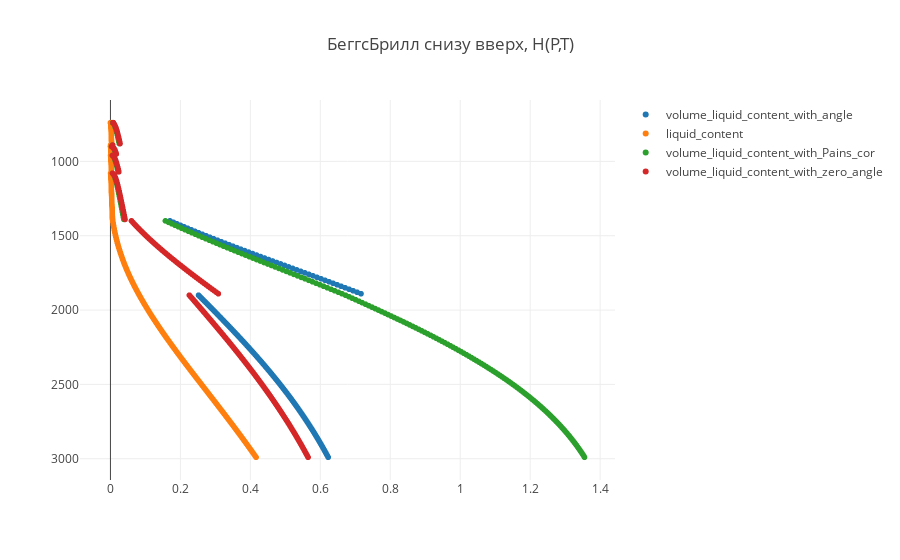

Source (notebook cell):
### Code cell
trace1 = trace(33)
trace2 = trace(37)
trace3 = trace(49)
trace4 = trace(57)
data = [trace1, trace2, trace3, trace4]

plot()

### Figure 1 — Plotly figure (JSON) as saved in the notebook; plotly's stock layout.template omitted (floating-point values rounded to 4 significant figures; data arrays with more than 128 entries replaced by an {"elided": "..."} marker saying what was removed)
{"data": [{"mode": "markers", "name": "volume_liquid_content_with_angle", "type": "scattergl", "uid": "a149f20b-8f6e-4a4c-8806-05e423053e33", "x": {"elided": "300 float values"}, "y": {"elided": "300 int values"}}, {"mode": "markers", "name": "liquid_content", "type": "scattergl", "uid": "7084e3d2-9bcf-4996-9fee-f2893581ed93", "x": {"elided": "300 float values"}, "y": {"elided": "300 int values"}}, {"mode": "markers", "name": "volume_liquid_content_with_Pains_cor", "type": "scattergl", "uid": "17514c7c-ff63-4f3b-929c-ea05d3339845", "x": {"elided": "300 float values"}, "y": {"elided": "300 int values"}}, {"mode": "markers", "name": "volume_liquid_content_with_zero_angle", "type": "scattergl", "uid": "d36188a3-2a27-4673-a343-1300f5625969", "x": {"elided": "300 float values"}, "y": {"elided": "300 int values"}}], "layout": {"title": {"text": "БеггсБрилл снизу вверх, H(P,T)"}, "yaxis": {"autorange": "reversed"}}}
